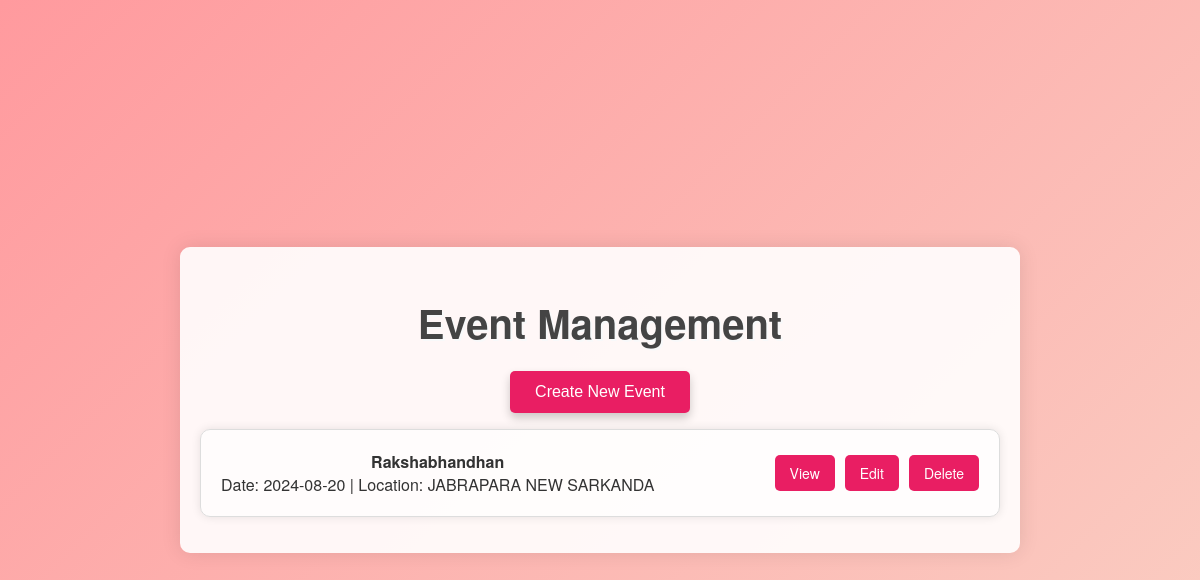
The page / on the database its author committed.
### tables this page shows
CREATE TABLE events
                      (id INTEGER PRIMARY KEY AUTOINCREMENT,
                      event_name TEXT,
                      event_date TEXT,
                      location TEXT,
                      description TEXT);

### app.py (the view)
@app.route('/')
def home():
    conn = sqlite3.connect('events.db')
    cursor = conn.cursor()
    cursor.execute("SELECT * FROM events")
    events = cursor.fetchall()
    conn.close()
    return render_template('home.html', events=events)

### templates/home.html (shortened to what this page needs)
<!DOCTYPE html>
<html lang="en">
<head>
    <link rel="stylesheet" type="text/css" href="{{ url_for('static', filename='styles.css') }}">
</head>
<body>
    <div class="container">
        <h1>Event Management</h1>
        <a href="{{ url_for('create_event') }}"><button>Create New Event</button></a>
        <ul>
            {% for event in events %}
            <li>
                <div>
                    <strong>{{ event[1] }}</strong><br>
                    Date: {{ event[2] }} | Location: {{ event[3] }}
                </div>
                <div class="event-actions">
                    <a href="{{ url_for('event_details', event_id=event[0]) }}">View</a>
                    <a href="{{ url_for('edit_event', event_id=event[0]) }}">Edit</a>
                    <a href="{{ url_for('delete_event', event_id=event[0]) }}">Delete</a>
                </div>
            </li>
            {% endfor %}
        </ul>
    </div>
</body>
</html>

### static/styles.css (style rules this page uses)
body { font-family: 'Helvetica Neue', Arial, sans-serif; margin: 0; padding: 0; background: linear-gradient(135deg, #ff9a9e 0%, #fad0c4 100%); color: #333; display: flex; justify-content: center; align-items: center; min-height: 100vh; }
.container { width: 80%; max-width: 800px; margin: 30px auto; padding: 20px; background-color: rgba(255, 255, 255, 0.9); border-radius: 10px; box-shadow: 0px 0px 20px rgba(0, 0, 0, 0.1); text-align: center; }
h1 { font-size: 2.5em; color: #444; margin-bottom: 20px; text-shadow: 2px 2px #f8f9fa; }
a { color: #007BFF; text-decoration: none; }
ul { list-style-type: none; padding: 0; }
li { background-color: rgba(255, 255, 255, 0.7); margin: 15px 0; padding: 20px; border: 1px solid #ddd; border-radius: 10px; display: flex; justify-content: space-between; align-items: center; box-shadow: 0px 0px 10px rgba(0, 0, 0, 0.1); }
button { padding: 12px 25px; font-size: 16px; color: #fff; background-color: #e91e63; border: none; border-radius: 5px; cursor: pointer; box-shadow: 0px 5px 10px rgba(0, 0, 0, 0.2); transition: background-color 0.3s ease, transform 0.2s ease; }
.event-actions a { margin-left: 10px; padding: 8px 15px; background-color: #e91e63; border: none; border-radius: 5px; color: #fff; font-size: 14px; text-decoration: none; transition: background-color 0.3s ease; }
.event-actions { display: flex; justify-content: space-around; }

### rows shown on the page
events: event_name "Rakshabhandhan", event_date "2024-08-20", location "JABRAPARA NEW SARKANDA"
